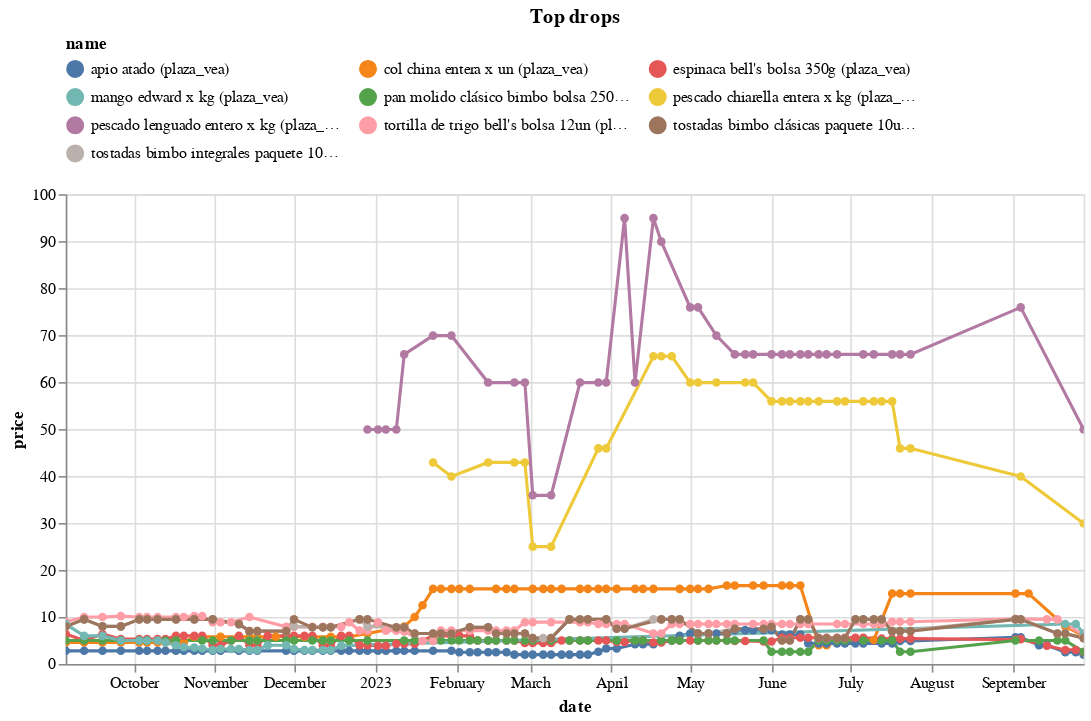

Write notebook code for a chart like this one.
### Code cell
(top_changes
 .sort_values('change')
 .head(10)
 .pipe(plot_changes, 'Top drops')
)

### Figure 1 — Vega-Lite specification as saved in the notebook (floating-point values rounded to 4 significant figures; data arrays with more than 128 entries replaced by an {"elided": "..."} marker saying what was removed)
{"config": {"view": {"continuousWidth": 300, "continuousHeight": 300}, "legend": {"columns": 3, "orient": "top"}}, "data": {"name": "data-82536355554f6b355fe70da9781c4c31"}, "mark": {"type": "line", "point": true}, "encoding": {"color": {"field": "name", "scale": {"domain": ["apio atado (plaza_vea)", "col china entera x un (plaza_vea)", "espinaca bell's bolsa 350g (plaza_vea)", "mango edward x kg (plaza_vea)", "pan molido clásico bimbo bolsa 250g (plaza_vea)", "pescado chiarella entera x kg (plaza_vea)", "pescado lenguado entero x kg (plaza_vea)", "tortilla de trigo bell's bolsa 12un (plaza_vea)", "tostadas bimbo clásicas paquete 10un (plaza_vea)", "tostadas bimbo integrales paquete 10un (plaza_vea)"]}, "type": "nominal"}, "tooltip": [{"field": "name", "type": "nominal"}, {"field": "price", "type": "quantitative"}, {"field": "last_price", "type": "quantitative"}], "x": {"field": "date", "type": "temporal"}, "y": {"field": "price", "type": "quantitative"}}, "params": [{"name": "param_3", "select": {"type": "point", "fields": ["name"]}, "bind": "legend"}, {"name": "param_4", "select": {"type": "interval", "encodings": ["x", "y"]}, "bind": "scales"}], "title": "Top drops", "transform": [{"filter": {"param": "param_3"}}], "width": 650, "$schema": "https://vega.github.io/schema/vega-lite/v5.14.1.json", "datasets": {"data-82536355554f6b355fe70da9781c4c31": {"elided": "628 records"}}}
